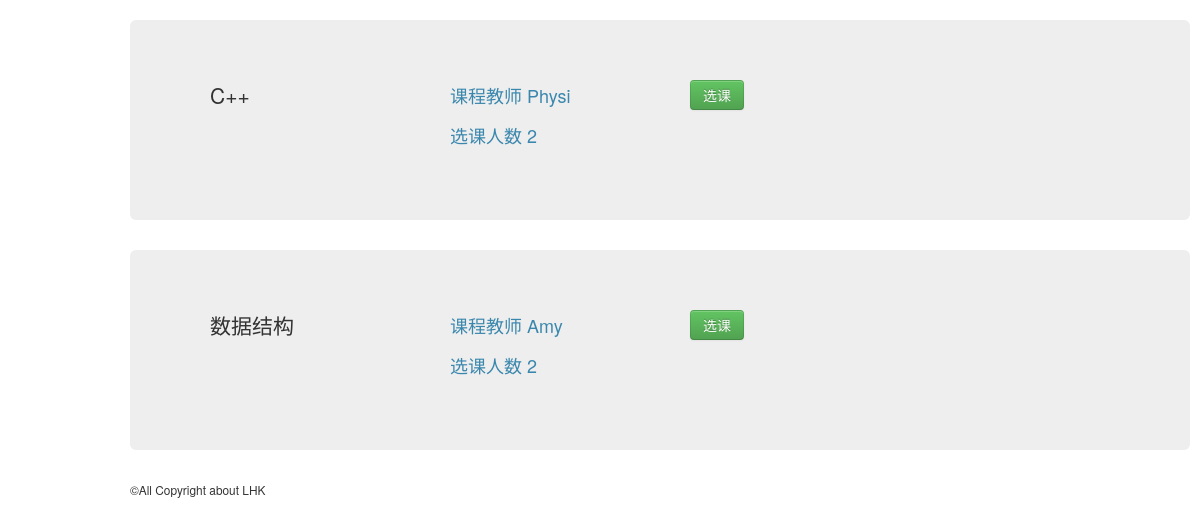
Before: /Tapp/courses/1/ with the older database file.
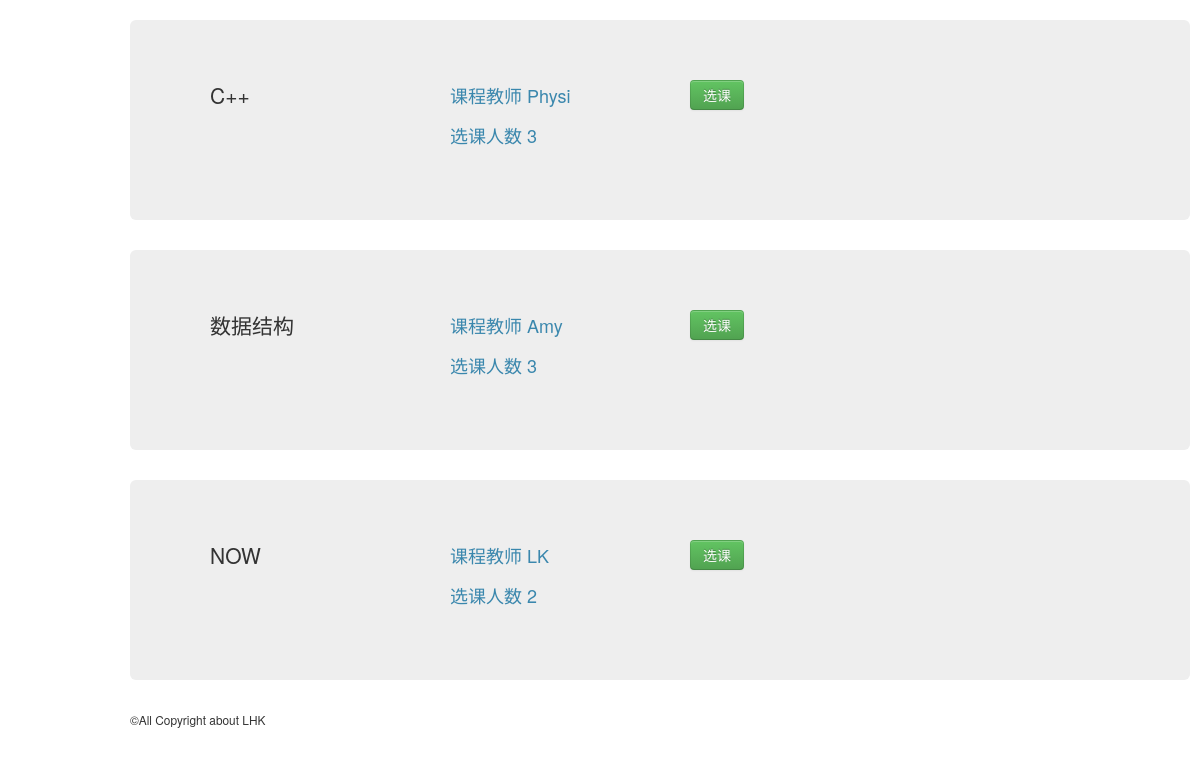
After: the same page with the newer database file.
### Tapp/models.py (models this page shows, shortened)
class Course(models.Model):
    teacher = models.ForeignKey(Teacher,on_delete=models.CASCADE)
    students = models.ManyToManyField(Student)
    course_name =  models.CharField(max_length=50) # 课程名字
    course_id = models.CharField(max_length=20,unique=True) # 课程id 唯一 用于辨别课程
    course_starttime = models.DateTimeField("start time") # 课程开始时间
    course_endtime = models.DateTimeField("end time") # 课程结束时间
    course_stu_num = models.IntegerField(default=0) # 学生数

class Teacher(models.Model):
    teacher_name = models.CharField(max_length=20) # 教师名字
    teacher_id = models.CharField(max_length=15,unique=True) # 教师ID 唯一
    teacher_pwd = models.CharField(max_length=30) # 教师密码

### Tapp/views.py (the view)
# urls.py: path('courses/<int:spk>/',views.Courses ,name='courses'),
def Courses(request,spk):
    try:
        all_courses = Course.objects.all()
        stu = Student.objects.get(pk=spk)
        selectedCourses = stu.course_set.all()
        context = {"all_courses":all_courses, "selectedCourses":selectedCourses, "stu":stu}
        return render(request,"Tapp/allCourses.html",context=context)
    except Exception:
        return HttpResponse("<h2>Some error Happen</h2>")

### Tapp/templates/Tapp/allCourses.html (shortened to what this page needs)
<head>
    {% load static %}
    <link rel="stylesheet" href="{% static 'Tapp/css/bootstrap.css' %}">
</head>
<body>
    <div class="container">
        <br>
    {% if all_courses %}
    {% for course in all_courses %}
        {% if course in selectedCourses  %}
        <div class="row-fluid hero-unit" >
            <form action="{% url 'Tapp:exitCourse' stu.id course.id %}" method="POST">
                {% csrf_token %}
                <div class="span3">
                    <p class="lead">{{ course.course_name }} </p>
                </div>
                <div class="span3">
                    <p class="text-info">课程教师  {{ course.teacher.teacher_name }} </p>
                    <p class="text-info">选课人数  {{ course.course_stu_num }} </p>
                </div>
                <div class="span4">
                    <button class="btn btn-danger"> 退选 </button>
                </div>
            </form>
        </div>
        {% else %}
        <div class="row-fluid hero-unit"  >
            <form action="{% url 'Tapp:selectCourse' stu.id course.id %}" method="POST">
                <div class="span3">
                    <p class="lead">{{ course.course_name }} </p>
                </div>
                <div class="span3">
                    <p class="text-info">课程教师  {{ course.teacher.teacher_name }} </p>
                    <p class="text-info">选课人数  {{ course.course_stu_num }} </p>
                </div>
                <div class="span4">
                    <button class="btn btn-success"> 选课 </button>
                </div>
            </form>
        </div>
        {% endif %}
    {% endfor %}
    {% else %}
        <p class="lead"><strong>目前没有任何课程</strong></p>
    {% endif %}
</div>
</body>
<footer>
    <div class="container">
        <small>&COPY;All Copyright about LHK</small>
    </div>
</footer>

Changed rows visible on the page:
changed Course "Physi": course_stu_num "2" → "3"
changed Course "数据结构": course_stu_num "2" → "3"
added Course: course_name "NOW", teacher.teacher_name "LK", course_stu_num "2"
